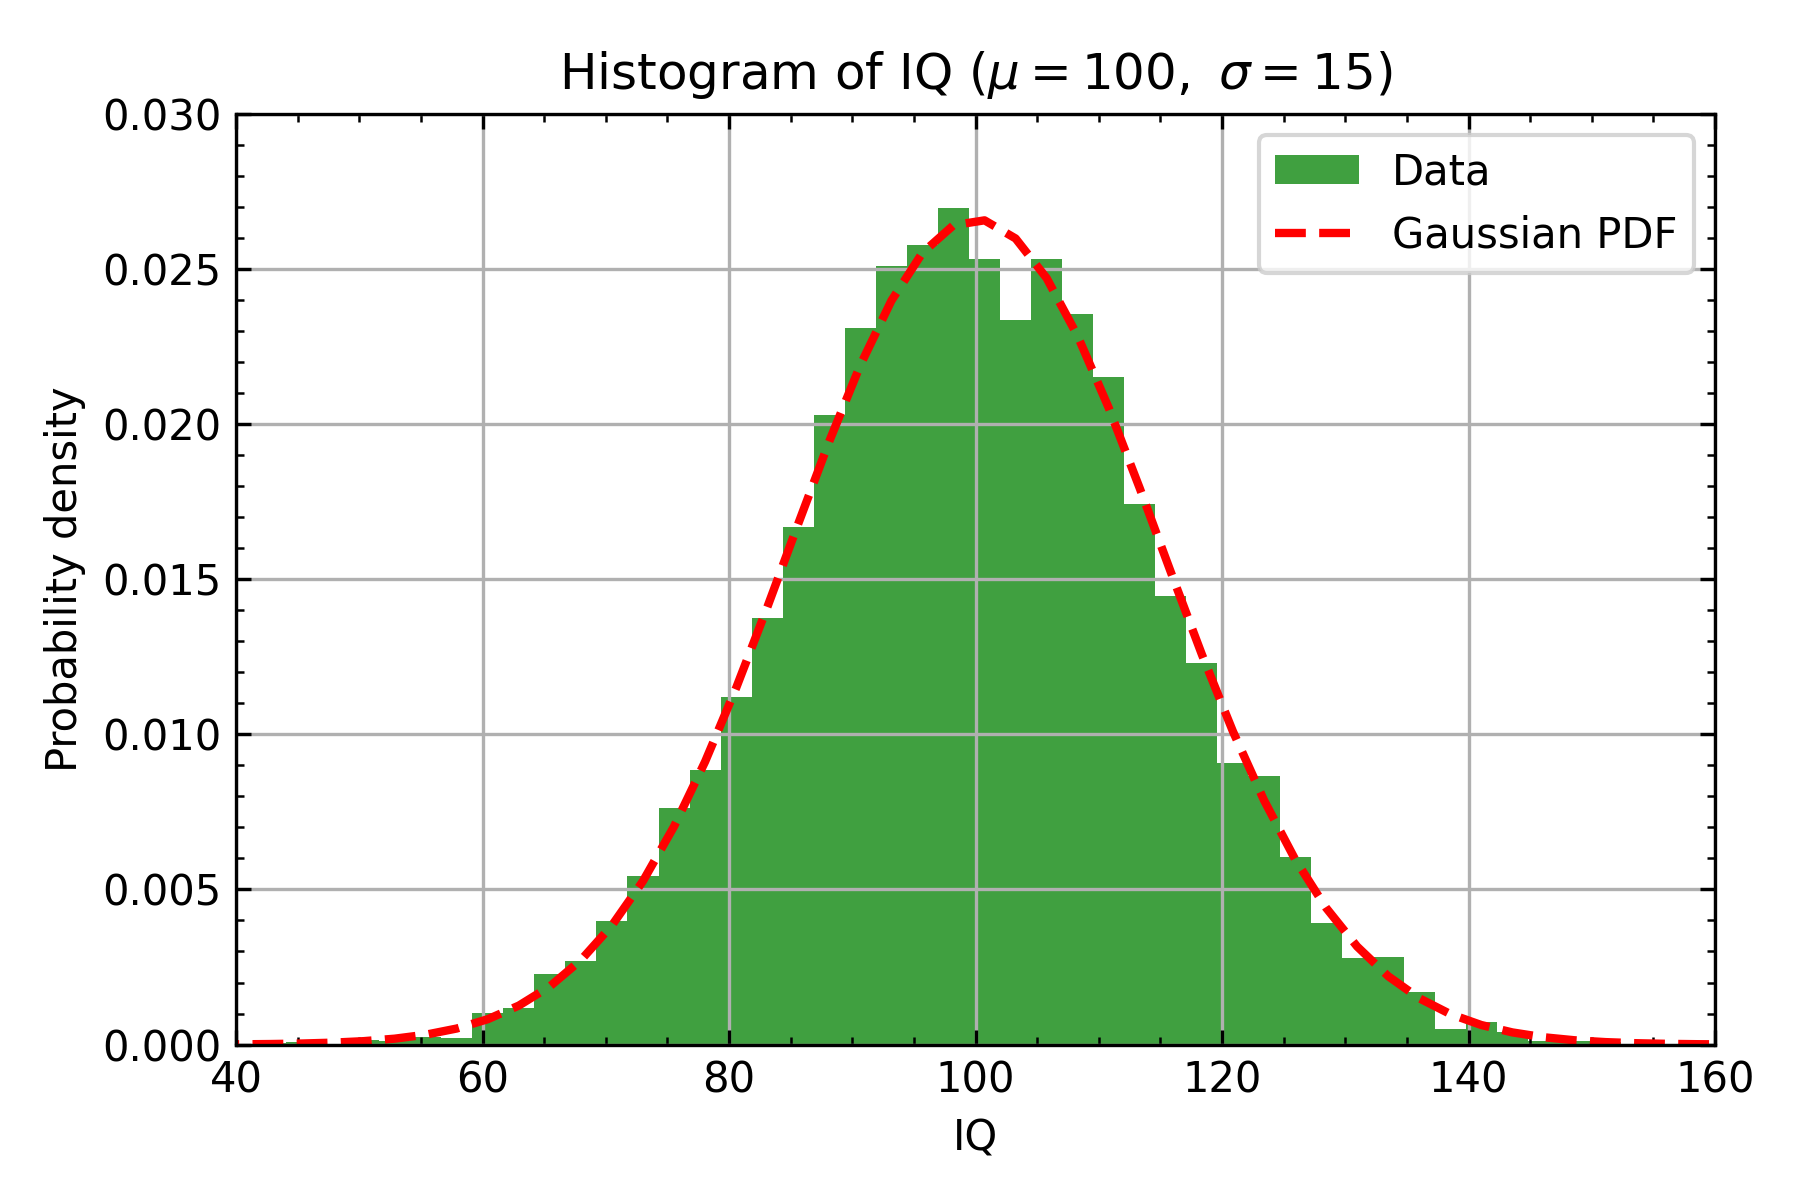

The script that saved this image:
import numpy as np
import matplotlib.pyplot as plt

# Parameters
mu, sigma = 100, 15
N = 10_000

# Generate data
x = np.random.normal(mu, sigma, N)

# Create figure
fig, ax = plt.subplots(figsize=(6, 4))

# Histogram (normalized to probability density)
counts, bins, _ = ax.hist(
    x,
    bins=50,
    density=True,
    color='green',
    alpha=0.75,
    label='Data'
)

# Gaussian PDF
bin_centers = 0.5 * (bins[1:] + bins[:-1])
pdf = (1 / (sigma * np.sqrt(2 * np.pi))) * \
      np.exp(-0.5 * ((bin_centers - mu) / sigma) ** 2)

ax.plot(bin_centers, pdf, 'r--', lw=2, label='Gaussian PDF')

# Labels and styling
ax.set_xlabel('IQ')
ax.set_ylabel('Probability density')
ax.set_title(r'Histogram of IQ ($\mu=100,\ \sigma=15$)')
ax.set_xlim(40, 160)
ax.set_ylim(0, 0.03)
ax.grid(True)
ax.legend()
plt.minorticks_on()
plt.tick_params(axis="x", which="minor", direction="in", top=True)
plt.tick_params(axis="x", which="major", direction="in", top=True, labeltop=False, bottom=True, labelbottom=True)
plt.tick_params(axis="y", which="minor", direction="in", right=True)
plt.tick_params(axis="y", which="major", direction="in", right=True, labelright=False, left=True, labelleft=True)
plt.tight_layout()
plt.tight_layout()
plt.savefig('histogram.png',dpi=300)
plt.show()

